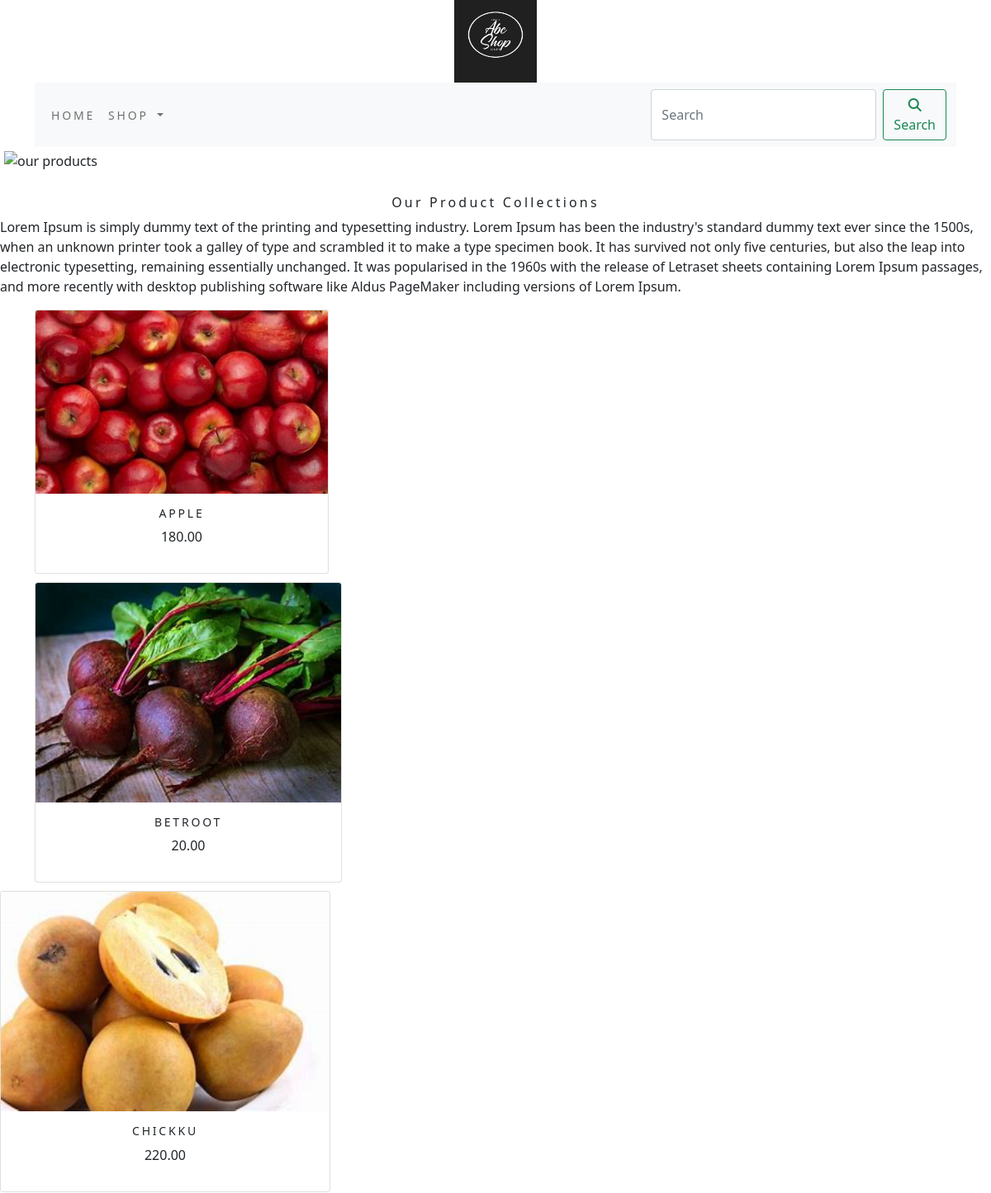
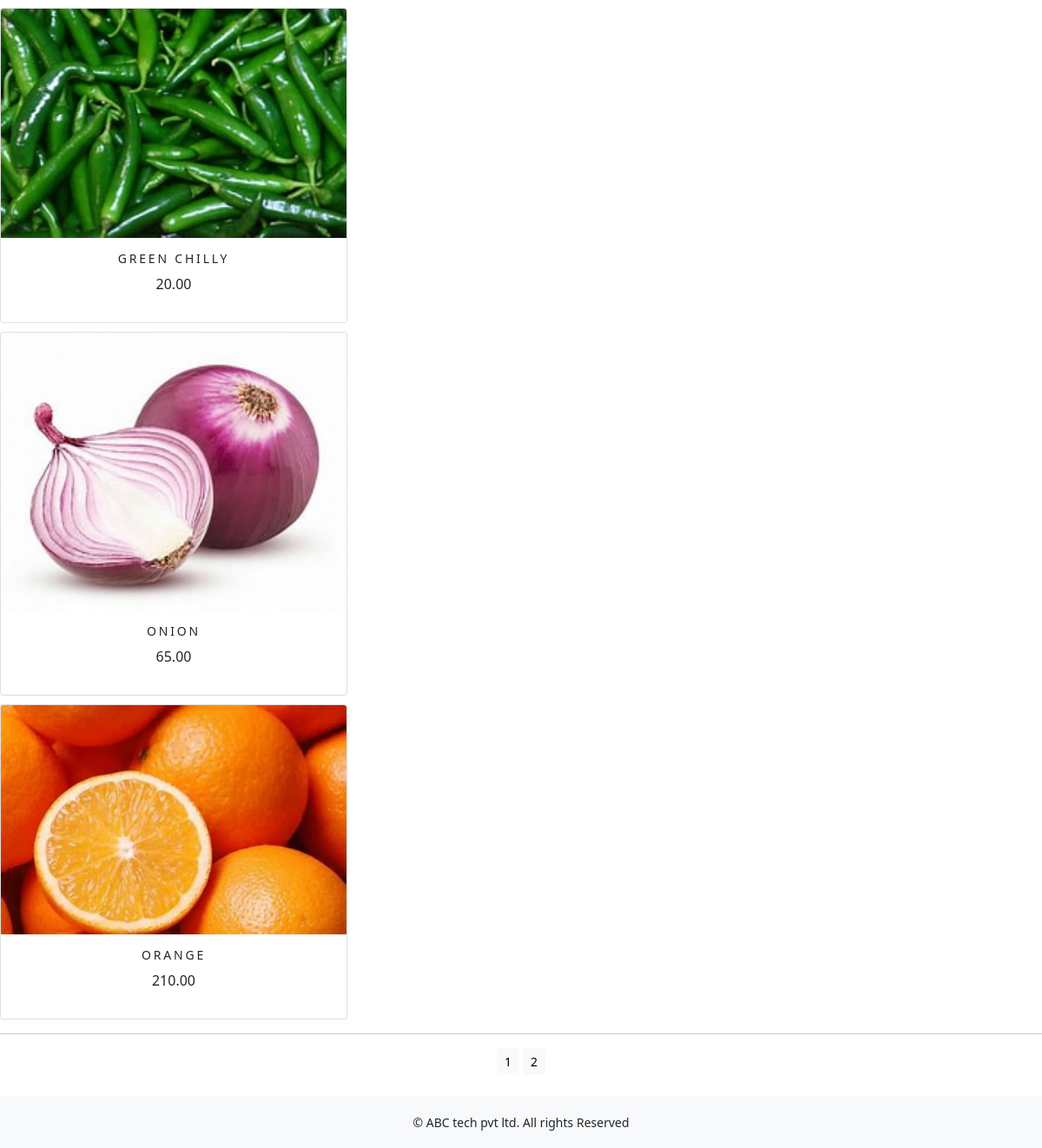
The app's page /shop/ with its own data (2 pictures, top to bottom).
### shop/models.py (models this page shows, shortened)
class Product(models.Model):
    name = models.CharField(max_length=250, unique=True)
    slug = models.SlugField(max_length=250, unique=True)
    desc = models.TextField(blank=True)
    price = models.DecimalField(max_digits=10, decimal_places=2)
    category = models.ForeignKey(Category, on_delete=models.CASCADE)
    image = models.ImageField(upload_to='product', blank=True)
    stock = models.IntegerField()
    available = models.BooleanField(default=True)
    created = models.DateTimeField(auto_now=True)
    updated = models.DateTimeField(auto_now=True)
    def get_url(self):
        return reverse('shop:prodCatdetail', args=[self.category.slug, self.slug])
    class Meta:
        ordering = ('name',)
        verbose_name = 'product'
        verbose_name_plural = 'products'

### shop/views.py (the view)
# urls.py: path('', views.allProdCat, name='allProdCat'),
def allProdCat(request, c_slug=None):
    c_page = None
    products_list = None
    if c_slug != None:
        c_page = get_object_or_404(Category, slug=c_slug)
        products_list = Product.objects.all().filter(category=c_page, available=True)
    else:
        products_list = Product.objects.all().filter(available=True)
    paginator = Paginator(products_list, 6)
    try:
        page = int(request.GET.get('page', '1'))
    except:
        page = 1
    try:
        products = paginator.page(page)
    except (EmptyPage, InvalidPage):
        products = paginator.page(paginator.num_pages)
    return render(request, 'category.html', {'category': c_page, 'products': products})

### cart/context_processors.py (called while the page is built)
def counter(request):
    item_count = 0
    if 'admin' in request.path:
        return {}
    else:
        try:
            cart = Cart.objects.filter(cart_id=_cart_id(request))
            car_items = CartItem.objects.all().filter(cart=cart[:1])
            for cart_item in car_items:
                item_count += cart_item.quantity
        except Cart.DoesNotExist:
            item_count = 0
    return dict(item_count=item_count)

### cart/views.py (called while the page is built)
def _cart_id(request):
    cart = request.session.session_key
    if not cart:
        cart = request.session.create()
    return cart

### shop/context_processors.py (called while the page is built)
def menu_links(request):
    links = Category.objects.all()
    return dict(links=links)

### shop/models.py (called while the page is built)
    def get_url(self):
        return reverse('shop:products_by_category', args=[self.slug])

### templates/category.html (shortened to what this page needs)
{% extends 'base.html'%}
{% load static %}
{% block content %}
       </div>
    <div class="mx_auto">
        {% if category %}
            <img class="my_image" src="{{category.image.url}}" alt="{{category.name}}">
    </div>
      <br>
    <div>
        <h1 class="text-center my_title">{{category.name}}</h1>
        <p class="text-justify">{{category.desc}}</p>
    </div>
       {% else %}
    <div>
        <img class="my_image my_image_padding" src="{% static 'img/banner.png' %}" alt="our products" width="1320px;" height="300px;">
    </div>
    <br>
     <div>
         <h1 class="text-center my_title">Our Product Collections</h1>
         <p class="text-justify">Lorem Ipsum is simply dummy text of the printing and typesetting industry. Lorem Ipsum has been the industry's standard dummy text ever since the 1500s, when an unknown printer took a galley of type and scrambled it to make a type specimen book. It has survived not only five centuries, but also the leap into electronic typesetting, remaining essentially unchanged. It was popularised in the 1960s with the release of Letraset sheets containing Lorem Ipsum passages, and more recently with desktop publishing software like Aldus PageMaker including versions of Lorem Ipsum.</p>
      </div>
     {% endif %}
<div class="container">
     <div class="row mx_auto">
         {% for product in products.object_list %}
         <div class="my_bottom_margin col-9 col-6 col-sm-4 xol-lg-4">
             <div class="card text-center" style="min-width:18rem;">
                 <a href="{{product.get_url}}"><img class="card-img-top my_image" src="{{product.image.url}}" alt="{{product.name}}"></a>
                 <div class="card-body">
                     <h4>{{product.name}}</h4>
                     <p>{{product.price}}</p>
                 </div>
             </div>
         </div>
     </div>
    {% endfor %}
<div>
    <div class="mx_auto">
        {% if products.paginator.num_pages > 1 %}
        <hr>
        <div class="text-center">
            {% for pg in products.paginator.page_range %}
               <a href="?page={{pg}}" class="btn btn-light btn-sm {% if products.number == pg %} active {% endif %}">{{pg}}</a>
            {% endfor %}
        </div>
        {% endif %}
        <br>
    </div>
</div>
{% endblock %}

### templates/base.html (shortened to what this page needs)
{% load static %}
<!DOCTYPE html>
<html lang="en">
<head>
    <link rel="stylesheet" href="{% static 'css/custom.css' %}">
    <link href="{% static 'css/bootstrap.min.css' %}" rel="stylesheet">
</head>
<body>
   <div class="container">
      {% include 'header.html'%}
      {% include 'nav.html'%}
      {% block content %}
      {% endblock %}
       {% include 'footer.html'%}
</body>
</html>

### templates/header.html
{% load static %}
<header>
     <center>
        <a href="{% url 'shop:allProdCat' %}"><img src="{% static 'img/logo.png' %}" alt="logimage" width="100px;" height="100px;">
     </center>
</header>

### templates/nav.html (shortened to what this page needs)
<nav class="navbar navbar-expand-lg navbar-light bg-light">
    <div class="container-fluid">
       <div class="collapse navbar-collapse" id="navbarSupportedContent">
        <ul class="navbar-nav me-auto mb-2 mb-lg-0">
           <li class="nav-item">
             <a class="nav-link" href="">Home</a>
           </li>
           <li class="nav-item dropdown {% if 'shop' in request.path %} active {% endif %}">
              <a class="nav-link dropdown-toggle" href="#" id="navbarDropdown" role="button" data-bs-toggle="dropdown" aria-expanded="false">
               Shop
              </a>
           </li>
        </ul>
        <form class="d-flex" action="{% url 'search_app:SearchResult' %}" method="get">
          <input class="form-control me-2" type="search" placeholder="Search" name="q" aria-label="Search">
          <button class="btn btn-outline-success" type="submit"><i class="fa-solid fa-magnifying-glass"></i>Search</button>
        </form>
    </div>
  </div>
</nav>

### templates/footer.html
<div class="footer navbar-fixed-bottom  my_footer">
    <p class="text-center">&copy; ABC tech pvt ltd. All rights Reserved</p>
</div>

### static/css/custom.css (style rules this page uses)
body { font-family: 'Roboto', sans-serif; }
.nav-item { letter-spacing :.2em; font-size:14px; text-transform:uppercase; }
.my_footer { background-color:#f8f9fa; height:60px; }
.my_footer p { padding-top:20px; font-size:14px; }
.my_image { width:100%; height:auto; }
.my_title { font-size:16px; text_transform:uppercase; letter-spacing:.2em; }
.my_image_padding { padding:5px; }
.my_bottom_margin { margin-bottom:10px; }
.card-body h4 { font-size:14px; text-transform:uppercase; letter-spacing:.2em; }

### records on screen
Product: image (picture), name "APPLE", price "180.00"
Product: image (picture), name "BETROOT", price "20.00"
Product: image (picture), name "CHICKKU", price "220.00"
Product: image (picture), name "GREEN CHILLY", price "20.00"
Product: image (picture), name "ONION", price "65.00"
Product: image (picture), name "ORANGE", price "210.00"

### other values on screen
{{ pg }} "1" "2"
